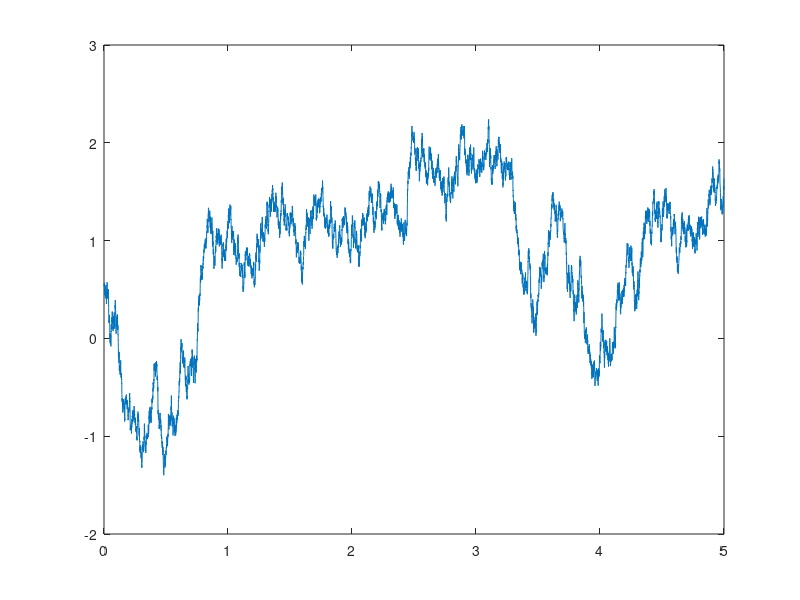

The MATLAB script that drew this image:
%statgaus.m
N=10^4; a=0; b=5;
t=linspace(a,b,N+1); sigma=exp(-(t-t(1)));
c=[sigma sigma((end-1):-1:2)]';
lambda=fft(c); %eigenvalues
eta=sqrt(lambda./(2*N));
Z=randn(2*N,1)+sqrt(-1).*randn(2*N,1); %complex normal vectors
Zeta= Z.*eta;
X2n=fft(Zeta);
A=X2n(1:(N+1));
X=real(A);
plot(t,X)
